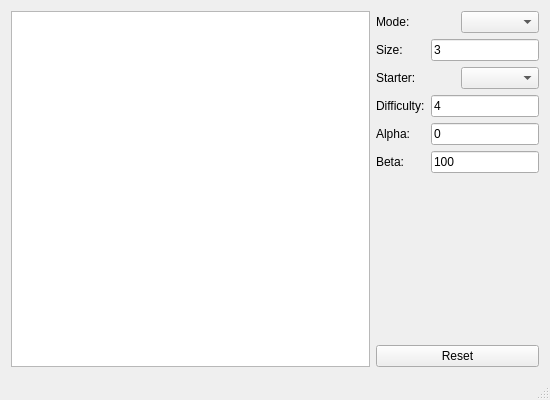
<?xml version="1.0" encoding="UTF-8"?>
<ui version="4.0">
 <class>MainWindow</class>
 <widget class="QMainWindow" name="MainWindow">
  <property name="geometry">
   <rect>
    <x>0</x>
    <y>0</y>
    <width>550</width>
    <height>400</height>
   </rect>
  </property>
  <property name="minimumSize">
   <size>
    <width>550</width>
    <height>400</height>
   </size>
  </property>
  <property name="windowTitle">
   <string>MainWindow</string>
  </property>
  <widget class="QWidget" name="centralWidget">
   <layout class="QHBoxLayout" name="horizontalLayout_2">
    <item>
     <widget class="QTableWidget" name="tableWidgetBoard">
      <property name="focusPolicy">
       <enum>Qt::NoFocus</enum>
      </property>
      <property name="editTriggers">
       <set>QAbstractItemView::NoEditTriggers</set>
      </property>
      <property name="selectionMode">
       <enum>QAbstractItemView::NoSelection</enum>
      </property>
      <attribute name="horizontalHeaderVisible">
       <bool>false</bool>
      </attribute>
      <attribute name="verticalHeaderVisible">
       <bool>false</bool>
      </attribute>
     </widget>
    </item>
    <item>
     <layout class="QVBoxLayout" name="verticalLayout">
      <item>
       <layout class="QHBoxLayout" name="optionMode">
        <item>
         <widget class="QLabel" name="labelMode">
          <property name="text">
           <string>Mode:</string>
          </property>
         </widget>
        </item>
        <item>
         <widget class="QComboBox" name="comboBoxMode"/>
        </item>
       </layout>
      </item>
      <item>
       <widget class="QWidget" name="optionsModeMultiWidget" native="true">
        <layout class="QVBoxLayout" name="optionsModeMulti">
         <property name="leftMargin">
          <number>0</number>
         </property>
         <property name="topMargin">
          <number>0</number>
         </property>
         <property name="rightMargin">
          <number>0</number>
         </property>
         <property name="bottomMargin">
          <number>0</number>
         </property>
         <item>
          <layout class="QHBoxLayout" name="optionSize">
           <item>
            <widget class="QLabel" name="labelSize">
             <property name="text">
              <string>Size:</string>
             </property>
            </widget>
           </item>
           <item>
            <widget class="QLineEdit" name="lineEditSize">
             <property name="sizePolicy">
              <sizepolicy hsizetype="Minimum" vsizetype="Fixed">
               <horstretch>0</horstretch>
               <verstretch>0</verstretch>
              </sizepolicy>
             </property>
             <property name="text">
              <string>3</string>
             </property>
            </widget>
           </item>
          </layout>
         </item>
        </layout>
       </widget>
      </item>
      <item>
       <widget class="QWidget" name="optionsModeAIWidget" native="true">
        <layout class="QVBoxLayout" name="optionsModeAI">
         <property name="leftMargin">
          <number>0</number>
         </property>
         <property name="topMargin">
          <number>0</number>
         </property>
         <property name="rightMargin">
          <number>0</number>
         </property>
         <property name="bottomMargin">
          <number>0</number>
         </property>
         <item>
          <layout class="QHBoxLayout" name="optionStartPlayer">
           <item>
            <widget class="QLabel" name="labelStarter">
             <property name="text">
              <string>Starter:</string>
             </property>
            </widget>
           </item>
           <item>
            <widget class="QComboBox" name="comboBoxStarter"/>
           </item>
          </layout>
         </item>
         <item>
          <layout class="QHBoxLayout" name="optionDifficulty">
           <property name="sizeConstraint">
            <enum>QLayout::SetMinimumSize</enum>
           </property>
           <item>
            <widget class="QLabel" name="labelDifficulty">
             <property name="text">
              <string>Difficulty:</string>
             </property>
            </widget>
           </item>
           <item>
            <widget class="QLineEdit" name="lineEditDifficulty">
             <property name="sizePolicy">
              <sizepolicy hsizetype="Minimum" vsizetype="Fixed">
               <horstretch>0</horstretch>
               <verstretch>0</verstretch>
              </sizepolicy>
             </property>
             <property name="toolTip">
              <string>Minimax depth limit (max: Size)</string>
             </property>
             <property name="text">
              <string>4</string>
             </property>
            </widget>
           </item>
          </layout>
         </item>
         <item>
          <layout class="QHBoxLayout" name="optionAlpha">
           <item>
            <widget class="QLabel" name="labelAlpha">
             <property name="text">
              <string>Alpha:</string>
             </property>
            </widget>
           </item>
           <item>
            <widget class="QLineEdit" name="lineEditAlpha">
             <property name="sizePolicy">
              <sizepolicy hsizetype="Minimum" vsizetype="Fixed">
               <horstretch>0</horstretch>
               <verstretch>0</verstretch>
              </sizepolicy>
             </property>
             <property name="toolTip">
              <string>Low score bound for alpha-beta pruning</string>
             </property>
             <property name="text">
              <string>0</string>
             </property>
            </widget>
           </item>
          </layout>
         </item>
         <item>
          <layout class="QHBoxLayout" name="optionBeta">
           <item>
            <widget class="QLabel" name="labelBeta">
             <property name="text">
              <string>Beta:</string>
             </property>
            </widget>
           </item>
           <item>
            <widget class="QLineEdit" name="lineEditBeta">
             <property name="sizePolicy">
              <sizepolicy hsizetype="Minimum" vsizetype="Fixed">
               <horstretch>0</horstretch>
               <verstretch>0</verstretch>
              </sizepolicy>
             </property>
             <property name="toolTip">
              <string>High score bound for alpha-beta pruning</string>
             </property>
             <property name="text">
              <string>100</string>
             </property>
            </widget>
           </item>
          </layout>
         </item>
        </layout>
       </widget>
      </item>
      <item>
       <spacer name="verticalSpacer">
        <property name="orientation">
         <enum>Qt::Vertical</enum>
        </property>
        <property name="sizeHint" stdset="0">
         <size>
          <width>20</width>
          <height>40</height>
         </size>
        </property>
       </spacer>
      </item>
      <item>
       <widget class="QPushButton" name="pushButtonReset">
        <property name="text">
         <string>Reset</string>
        </property>
       </widget>
      </item>
     </layout>
    </item>
   </layout>
  </widget>
  <widget class="QStatusBar" name="statusBar"/>
 </widget>
 <layoutdefault spacing="6" margin="11"/>
 <resources/>
 <connections/>
</ui>
